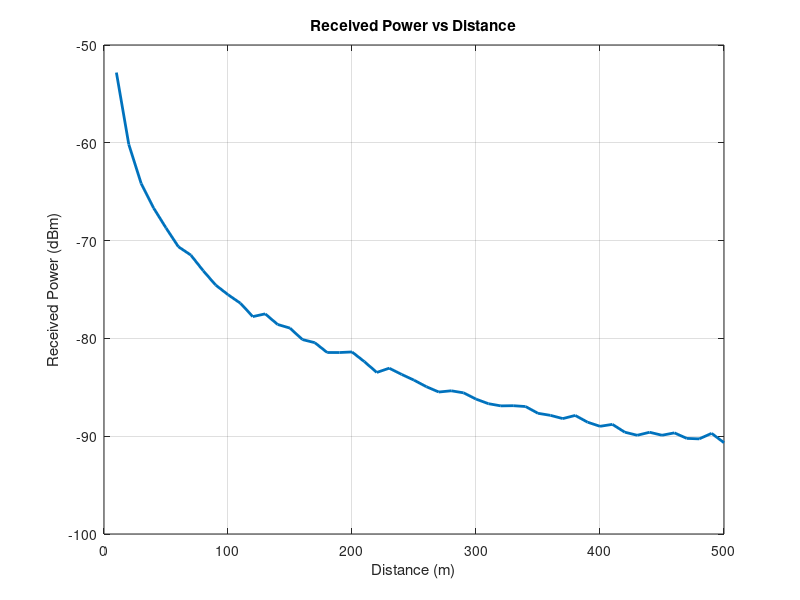
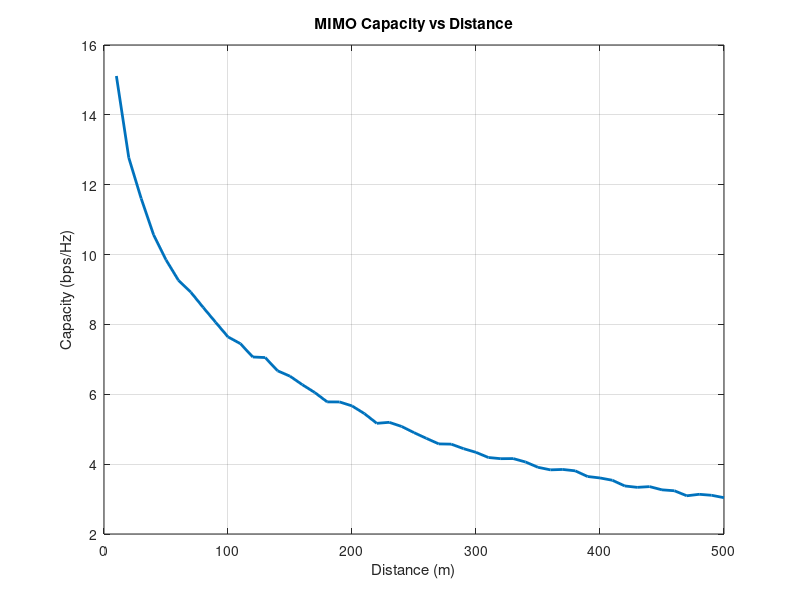
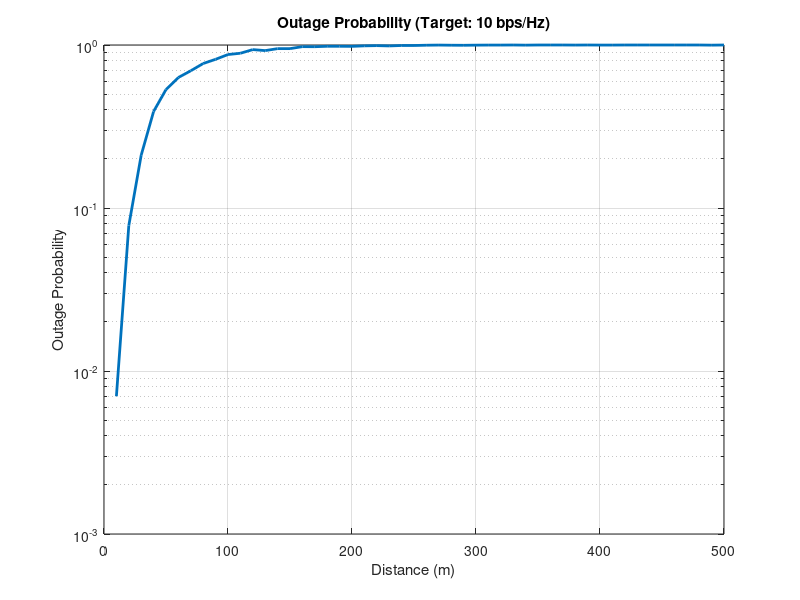

These figures' MATLAB source, in order: (Note: this script raises an error after producing the figures.)
clc; clear; close all;
rng(1);
numTx = 2;
numRx = 2;
f = 2.4e9;
Pt_dBm = 0;
Pt = 10^((Pt_dBm-30)/10);
K = 10;
shadowingStd = 6;
TxCorr = toeplitz([1, 0.7]);
RxCorr = toeplitz([1, 0.5]);
RxCorrS = sqrtm(RxCorr);
TxCorrS = sqrtm(TxCorr);
BW = 10e6;
N0_dBmHz = -174;
NF = 7;
Noise_dBm = N0_dBmHz + 10*log10(BW) + NF;
N0 = 10^((Noise_dBm-30)/10);
numDistances = 50;
d = linspace(10, 500, numDistances);
numTrials = 1000;
R_target = 10;
antennaGain = @(theta) 10*log10(cos(theta).^2 + 0.01);
PL_3GPP = @(dist_m) 28.0 + 22*log10(dist_m) + 20*log10(f/1e9);
Pr_dBm     = zeros(1, numDistances);
Capacity   = zeros(1, numDistances);
OutageProb = zeros(1, numDistances);
theta = 0;
G_tx = 10^(antennaGain(0)/10);
G_rx = 10^(antennaGain(theta)/10);
useParfor = license('test','Distrib_Computing_Toolbox');
for idx = 1:numDistances
    di = d(idx);
    PL_dB  = PL_3GPP(di) + shadowingStd*randn(1, numTrials);
    PL_lin = 10.^(-PL_dB/10);
    Pr = Pt .* G_tx .* G_rx .* PL_lin;
    capacity_trials = zeros(1, numTrials);
    outage_flags    = false(1, numTrials);
    if useParfor
        parfor t = 1:numTrials
            H_LoS  = ones(numRx, numTx);
            H_NLoS = (randn(numRx, numTx) + 1j*randn(numRx, numTx))/sqrt(2);
            H = sqrt(K/(K+1))*H_LoS + sqrt(1/(K+1))*H_NLoS;
            estErrorVar = 0.05;
            H_est = H + sqrt(estErrorVar)*(randn(numRx,numTx)+1j*randn(numRx,numTx))/sqrt(2);
            [~, ~, V] = svd(H_est,'econ');
            f_vec = V(:,1);
            h_eff = H * f_vec;
            SNR = (norm(h_eff)^2 * Pr(t)) / N0;
            C = log2(1 + SNR);
            capacity_trials(t) = C;
            outage_flags(t)    = (C < R_target);
        end
    else
        for t = 1:numTrials
            H_LoS  = ones(numRx, numTx);
            H_NLoS = (randn(numRx, numTx) + 1j*randn(numRx, numTx))/sqrt(2);
            H_NLoS = RxCorrS * H_NLoS * TxCorrS;
            H = sqrt(K/(K+1))*H_LoS + sqrt(1/(K+1))*H_NLoS;
            estErrorVar = 0.05;
            H_est = H + sqrt(estErrorVar)*(randn(numRx,numTx)+1j*randn(numRx,numTx))/sqrt(2);
            [~, ~, V] = svd(H_est,'econ');
            f_vec = V(:,1);
            h_eff = H * f_vec;
            SNR = (norm(h_eff)^2 * Pr(t)) / N0;
            C = log2(1 + SNR);
            capacity_trials(t) = C;
            outage_flags(t)    = (C < R_target);
        end
    end
    Pr_dBm(idx)     = 10*log10(mean(Pr)*1000);
    Capacity(idx)   = mean(capacity_trials);
    OutageProb(idx) = mean(outage_flags);
end
figure;
plot(d, Pr_dBm, 'LineWidth', 2);
xlabel('Distance (m)'); ylabel('Received Power (dBm)');
title('Received Power vs Distance'); grid on;
figure;
plot(d, Capacity, 'LineWidth', 2);
xlabel('Distance (m)'); ylabel('Capacity (bps/Hz)');
title('MIMO Capacity vs Distance'); grid on;
figure;
semilogy(d, OutageProb, 'LineWidth', 2);
xlabel('Distance (m)'); ylabel('Outage Probability');
title(['Outage Probability (Target: ' num2str(R_target) ' bps/Hz)']);
grid on; ylim([1e-3 1]);
theta_deg = -90:1:90;
G = antennaGain(deg2rad(theta_deg));
figure;
polarplot(deg2rad(theta_deg), G, 'LineWidth', 2);
title('Antenna Radiation Pattern (dBi)');
